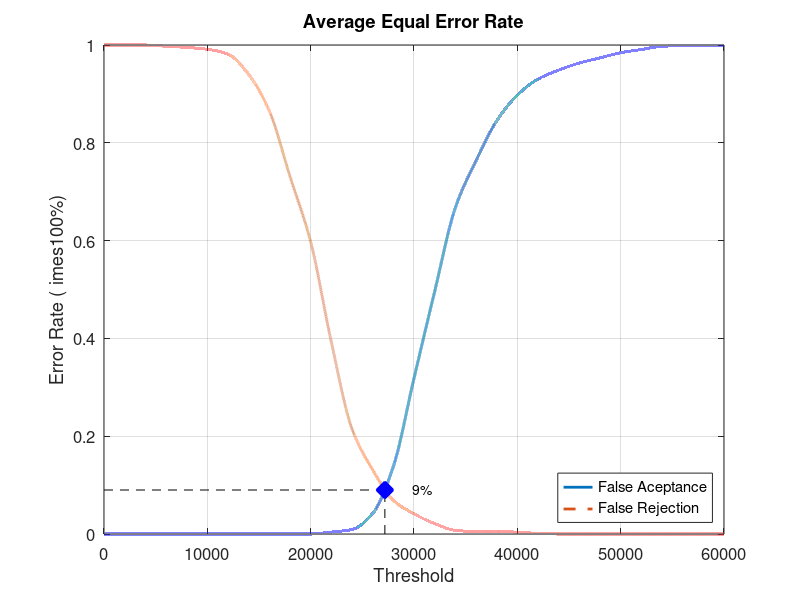
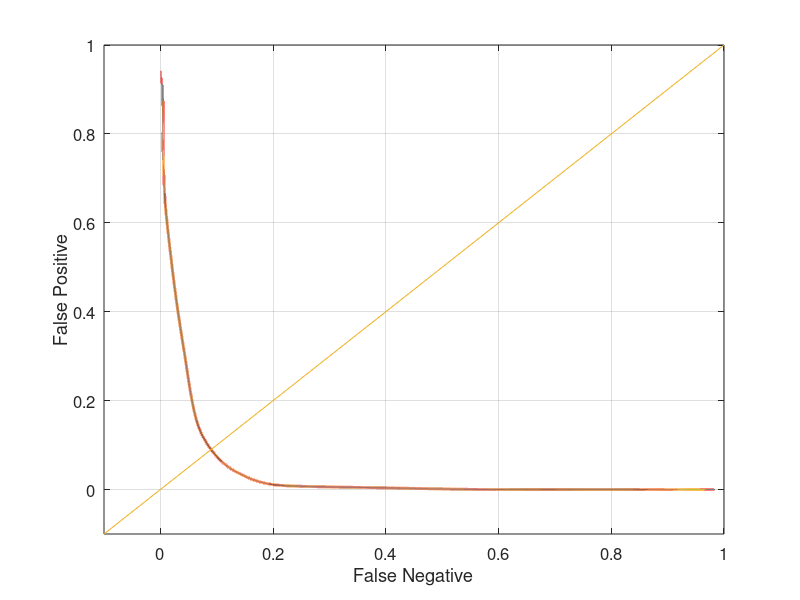

Reproduce these figures in MATLAB, in order.
close all;
clear;
clc;
x = 0:2000:60000;
xq = 0:0.5:60000;

y0 = [0 0 0 0 0 0 0 0 0 0 0 0.00394737 0.00921053 0.0421053 0.138158 0.318421 0.496053 0.667105 0.763158 0.844737 0.897368 0.930263 0.948684 0.963158 0.973684 0.984211 0.990789 0.997368 0.998684 0.998684 1]
yy0 = interp1(x, y0, xq, 'pchip');
y1 = [1 1 1 0.9975 0.995 0.99125 0.98125 0.94 0.865 0.73125 0.5975 0.3925 0.215 0.13125 0.06875 0.04125 0.02125 0.0075 0.005 0.005 0.00375 0.00125 0 0 0 0 0 0 0 0 0]
yy1 = interp1(x, y1, xq, 'pchip');

% Calculating EER: 
y2 = abs(y0 - y1);
find(y2 == min(y2))
yy2 = abs(yy0 - yy1);
xEER = find(yy2 == min(yy2));
xEERIndex = xq(xEER) % X-axis EER
yEER = yy0(xEER) % Y-axis EER

main = figure
plot(xq, yy0,'-','LineWidth', 2);	hold on
plot(xq, yy1,'--','LineWidth', 2);	hold on
plot([xEERIndex xEERIndex], [0 yEER], 'k--');	hold on
plot([0 xEERIndex], [yEER yEER], 'k--');	hold on
plot(xEERIndex, yEER, 'bx', 'LineWidth', 10);	hold on
text(xEERIndex + 10 * xEERIndex / 100, yEER, [num2str(round((10000 * yEER)) / 100) '%'])
legend('False Aceptance', 'False Rejection', 'Location', 'SouthEast')
xlabel('Threshold')
ylabel('Error Rate (	imes100%)')
title('Average Equal Error Rate')
set(gca, 'FontSize', 12)
axis([0 60000 0 1])
grid on

print(main, 'Experiment4AverageMain', '-dpng');
FNRxFPR = figure('Color', [1 1 1]);
plot(yy1, yy0, '-', yy1, yy0, 'LineWidth', 2);
hold on
y = -0.1:0.1:1
plot(y, y); 
set(gca, 'FontSize', 12)
xlabel('False Negative')
ylabel('False Positive')
axis([-0.1 1 -0.1 1])
set(gca, 'FontSize', 12)
grid on

print(FNRxFPR, 'Experiment4AverageFNRxFPR','-dpng');
